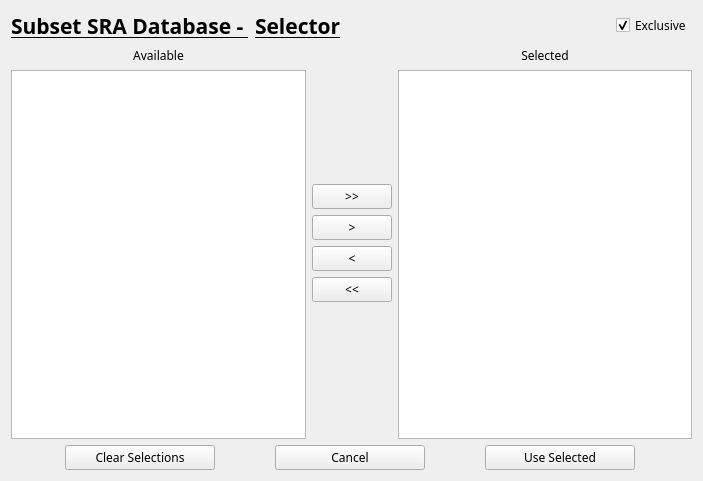
<?xml version="1.0" encoding="UTF-8"?>
<ui version="4.0">
 <class>Form</class>
 <widget class="QWidget" name="Form">
  <property name="geometry">
   <rect>
    <x>0</x>
    <y>0</y>
    <width>703</width>
    <height>481</height>
   </rect>
  </property>
  <property name="font">
   <font>
    <family>Avenir Next</family>
   </font>
  </property>
  <property name="windowTitle">
   <string>Selector</string>
  </property>
  <layout class="QVBoxLayout" name="verticalLayout_2">
   <item>
    <layout class="QHBoxLayout" name="horizontalLayout_3">
     <item>
      <widget class="QLabel" name="lbl_title">
       <property name="font">
        <font>
         <family>Avenir Next</family>
         <pointsize>16</pointsize>
         <weight>75</weight>
         <bold>true</bold>
         <underline>true</underline>
        </font>
       </property>
       <property name="text">
        <string>Subset SRA Database - </string>
       </property>
      </widget>
     </item>
     <item>
      <widget class="QLabel" name="lbl_selector">
       <property name="font">
        <font>
         <family>Avenir Next</family>
         <pointsize>16</pointsize>
         <weight>75</weight>
         <bold>true</bold>
         <underline>true</underline>
        </font>
       </property>
       <property name="text">
        <string>Selector</string>
       </property>
      </widget>
     </item>
     <item>
      <spacer name="horizontalSpacer">
       <property name="orientation">
        <enum>Qt::Horizontal</enum>
       </property>
       <property name="sizeHint" stdset="0">
        <size>
         <width>40</width>
         <height>20</height>
        </size>
       </property>
      </spacer>
     </item>
     <item>
      <widget class="QCheckBox" name="bool_exclusive">
       <property name="text">
        <string>Exclusive</string>
       </property>
       <property name="checked">
        <bool>true</bool>
       </property>
      </widget>
     </item>
    </layout>
   </item>
   <item>
    <layout class="QHBoxLayout" name="horizontalLayout">
     <property name="sizeConstraint">
      <enum>QLayout::SetDefaultConstraint</enum>
     </property>
     <item>
      <layout class="QVBoxLayout" name="verticalLayout_3">
       <item>
        <widget class="QLabel" name="label">
         <property name="font">
          <font>
           <family>Avenir Next</family>
          </font>
         </property>
         <property name="text">
          <string>Available</string>
         </property>
         <property name="alignment">
          <set>Qt::AlignCenter</set>
         </property>
        </widget>
       </item>
       <item>
        <widget class="QTableView" name="tbl_available">
         <property name="font">
          <font>
           <family>Avenir Next</family>
          </font>
         </property>
         <property name="alternatingRowColors">
          <bool>true</bool>
         </property>
         <property name="selectionMode">
          <enum>QAbstractItemView::ExtendedSelection</enum>
         </property>
         <property name="selectionBehavior">
          <enum>QAbstractItemView::SelectRows</enum>
         </property>
         <property name="sortingEnabled">
          <bool>true</bool>
         </property>
        </widget>
       </item>
      </layout>
     </item>
     <item>
      <layout class="QVBoxLayout" name="verticalLayout">
       <item>
        <spacer name="verticalSpacer">
         <property name="font">
          <font>
           <family>Avenir Next</family>
          </font>
         </property>
         <property name="orientation">
          <enum>Qt::Vertical</enum>
         </property>
         <property name="sizeHint" stdset="0">
          <size>
           <width>20</width>
           <height>40</height>
          </size>
         </property>
        </spacer>
       </item>
       <item>
        <widget class="QPushButton" name="but_select_all">
         <property name="sizePolicy">
          <sizepolicy hsizetype="Minimum" vsizetype="Maximum">
           <horstretch>0</horstretch>
           <verstretch>0</verstretch>
          </sizepolicy>
         </property>
         <property name="font">
          <font>
           <family>Avenir Next</family>
          </font>
         </property>
         <property name="text">
          <string>&gt;&gt;</string>
         </property>
        </widget>
       </item>
       <item>
        <widget class="QPushButton" name="but_select">
         <property name="sizePolicy">
          <sizepolicy hsizetype="Minimum" vsizetype="Maximum">
           <horstretch>0</horstretch>
           <verstretch>0</verstretch>
          </sizepolicy>
         </property>
         <property name="font">
          <font>
           <family>Avenir Next</family>
          </font>
         </property>
         <property name="text">
          <string>&gt;</string>
         </property>
        </widget>
       </item>
       <item>
        <widget class="QPushButton" name="but_deselect">
         <property name="sizePolicy">
          <sizepolicy hsizetype="Minimum" vsizetype="Maximum">
           <horstretch>0</horstretch>
           <verstretch>0</verstretch>
          </sizepolicy>
         </property>
         <property name="font">
          <font>
           <family>Avenir Next</family>
          </font>
         </property>
         <property name="text">
          <string>&lt;</string>
         </property>
        </widget>
       </item>
       <item>
        <widget class="QPushButton" name="but_deselect_all">
         <property name="sizePolicy">
          <sizepolicy hsizetype="Minimum" vsizetype="Maximum">
           <horstretch>0</horstretch>
           <verstretch>0</verstretch>
          </sizepolicy>
         </property>
         <property name="font">
          <font>
           <family>Avenir Next</family>
          </font>
         </property>
         <property name="text">
          <string>&lt;&lt;</string>
         </property>
        </widget>
       </item>
       <item>
        <spacer name="verticalSpacer_2">
         <property name="font">
          <font>
           <family>Avenir Next</family>
          </font>
         </property>
         <property name="orientation">
          <enum>Qt::Vertical</enum>
         </property>
         <property name="sizeHint" stdset="0">
          <size>
           <width>20</width>
           <height>40</height>
          </size>
         </property>
        </spacer>
       </item>
      </layout>
     </item>
     <item>
      <layout class="QVBoxLayout" name="verticalLayout_4">
       <item>
        <widget class="QLabel" name="label_2">
         <property name="font">
          <font>
           <family>Avenir Next</family>
          </font>
         </property>
         <property name="text">
          <string>Selected</string>
         </property>
         <property name="alignment">
          <set>Qt::AlignCenter</set>
         </property>
        </widget>
       </item>
       <item>
        <widget class="QTableView" name="tbl_selected">
         <property name="font">
          <font>
           <family>Avenir Next</family>
          </font>
         </property>
         <property name="alternatingRowColors">
          <bool>true</bool>
         </property>
         <property name="selectionMode">
          <enum>QAbstractItemView::ExtendedSelection</enum>
         </property>
         <property name="selectionBehavior">
          <enum>QAbstractItemView::SelectRows</enum>
         </property>
         <property name="sortingEnabled">
          <bool>true</bool>
         </property>
        </widget>
       </item>
      </layout>
     </item>
    </layout>
   </item>
   <item>
    <layout class="QHBoxLayout" name="horizontalLayout_2">
     <item>
      <widget class="QPushButton" name="but_clear_selection">
       <property name="maximumSize">
        <size>
         <width>150</width>
         <height>16777215</height>
        </size>
       </property>
       <property name="font">
        <font>
         <family>Avenir Next</family>
        </font>
       </property>
       <property name="text">
        <string>Clear Selections</string>
       </property>
      </widget>
     </item>
     <item>
      <widget class="QPushButton" name="but_cancel">
       <property name="maximumSize">
        <size>
         <width>150</width>
         <height>16777215</height>
        </size>
       </property>
       <property name="font">
        <font>
         <family>Avenir Next</family>
        </font>
       </property>
       <property name="text">
        <string>Cancel</string>
       </property>
      </widget>
     </item>
     <item>
      <widget class="QPushButton" name="but_set_selection">
       <property name="maximumSize">
        <size>
         <width>150</width>
         <height>16777215</height>
        </size>
       </property>
       <property name="font">
        <font>
         <family>Avenir Next</family>
        </font>
       </property>
       <property name="text">
        <string>Use Selected</string>
       </property>
      </widget>
     </item>
    </layout>
   </item>
  </layout>
 </widget>
 <resources/>
 <connections/>
</ui>
